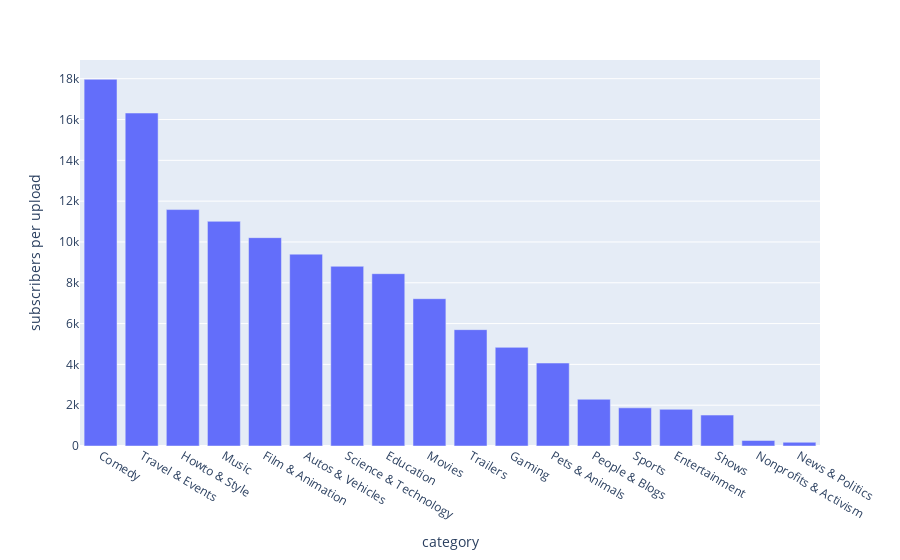

Source (notebook cell):
### Markdown cell above
# Gerando um gráfico para melhor visualizar as informações

### Code cell
import plotly.express as px
grafico = px.bar(tabela_tipo_de_canal, x = tabela_tipo_de_canal.index, y = 'subscribers per upload')
grafico.show()

### Figure 1 — Plotly figure (JSON) as saved in the notebook; plotly's stock layout.template omitted (floating-point values rounded to 4 significant figures)
{"data": [{"alignmentgroup": "True", "hovertemplate": "category=%{x}<br>subscribers per upload=%{y}<extra></extra>", "legendgroup": "", "marker": {"color": "#636efa", "pattern": {"shape": ""}}, "name": "", "offsetgroup": "", "orientation": "v", "showlegend": false, "textposition": "auto", "type": "bar", "x": ["Comedy", "Travel & Events", "Howto & Style", "Music", "Film & Animation", "Autos & Vehicles", "Science & Technology", "Education", "Movies", "Trailers", "Gaming", "Pets & Animals", "People & Blogs", "Sports", "Entertainment", "Shows", "Nonprofits & Activism", "News & Politics"], "xaxis": "x", "y": [17971, 16318, 11587, 11011, 10210, 9402, 8806, 8445, 7219, 5702, 4834, 4066, 2290, 1870, 1797, 1516, 269, 183], "yaxis": "y"}], "layout": {"barmode": "relative", "legend": {"tracegroupgap": 0}, "margin": {"t": 60}, "xaxis": {"anchor": "y", "domain": [0, 1], "title": {"text": "category"}}, "yaxis": {"anchor": "x", "domain": [0, 1], "title": {"text": "subscribers per upload"}}}}
